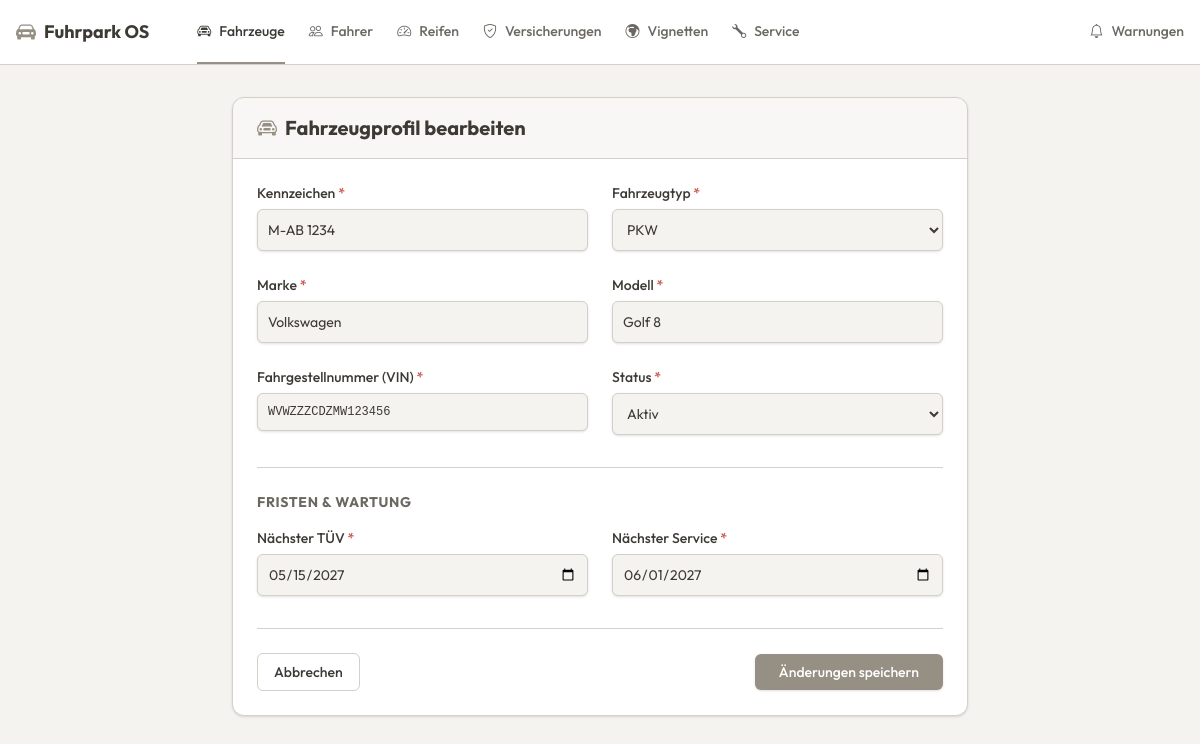
Screenshot of /views/vehicles/vehicle_form.php?id=2 with the database file from the repository.
### tables this page shows
CREATE TABLE fahrzeuge (
        id INTEGER PRIMARY KEY AUTOINCREMENT,
        kennzeichen TEXT NOT NULL,
        fahrzeug_typ TEXT NOT NULL,
        marke TEXT NOT NULL,
        modell TEXT NOT NULL,
        vin TEXT NOT NULL,
        status TEXT DEFAULT 'Aktiv',
        fahrer_id INTEGER DEFAULT NULL,
        naechster_tuev TEXT NOT NULL,
        naechster_service TEXT NOT NULL
    );

### views/vehicles/vehicle_form.php (the view, shortened to what this page needs)
<?php
require '../../config/db.php';
$id = null;
$kennzeichen = '';
$fahrzeug_typ = '';
$marke = '';
$modell = '';
$vin = '';
$status = 'Aktiv';
$naechster_tuev = '';
$naechster_service = '';
$pageTitle = "Neues Fahrzeug anlegen";
if (isset($_GET['id'])) {
    $id = $_GET['id'];
    $pageTitle = "Fahrzeugprofil bearbeiten";
    $stmt = $pdo->prepare("SELECT * FROM fahrzeuge WHERE id = ?");
    $stmt->execute([$id]);
    $vehicle = $stmt->fetch(PDO::FETCH_ASSOC);
    if ($vehicle) {
        $kennzeichen = $vehicle['kennzeichen'];
        $fahrzeug_typ = $vehicle['fahrzeug_typ'];
        $marke = $vehicle['marke'];
        $modell = $vehicle['modell'];
        $vin = $vehicle['vin'];
        $status = $vehicle['status'];
        $naechster_tuev = $vehicle['naechster_tuev'];
        $naechster_service = $vehicle['naechster_service'];
    } else {
        die("Fahrzeug nicht gefunden.");
    }
}
$inputClass = "w-full bg-background border border-border text-foreground text-sm rounded-md focus:ring-2 focus:ring-primary focus:border-primary block p-2.5 shadow-sm transition-shadow outline-none";
$labelClass = "block text-sm font-medium text-foreground mb-1.5";
?>
<!DOCTYPE html>
<html lang="de">
<head>
    <link href="https://cdn.jsdelivr.net/npm/bootstrap-icons@1.10.5/font/bootstrap-icons.css" rel="stylesheet">
    <script src="https://unpkg.com/@tailwindcss/browser@4"></script>
</head>
<body>
<?php include '../../components/navbar.php'; ?>
<main class="max-w-3xl mx-auto px-4 py-8">
    <div class="bg-card border border-border rounded-xl shadow-sm overflow-hidden">
        <div class="bg-muted/30 border-b border-border px-6 py-4">
            <h1 class="text-xl font-bold flex items-center gap-2">
                <i class="bi bi-car-front text-primary"></i>
                <?= $pageTitle ?>
            </h1>
        </div>
        <form method="POST" action="vehicle_form.php" class="p-6">
            <div class="grid grid-cols-1 md:grid-cols-2 gap-6 mb-6">
                <div>
                    <label class="<?= $labelClass ?>">Kennzeichen <span class="text-destructive">*</span></label>
                    <input type="text" name="kennzeichen" class="<?= $inputClass ?>" value="<?= htmlspecialchars($kennzeichen) ?>" required placeholder="z.B. M-AB 1234">
                </div>
                <div>
                    <label class="<?= $labelClass ?>">Fahrzeugtyp <span class="text-destructive">*</span></label>
                    <select name="fahrzeug_typ" class="<?= $inputClass ?> cursor-pointer" required>
                        <option value="PKW" <?= $fahrzeug_typ == 'PKW' ? 'selected' : '' ?>>PKW</option>
                    </select>
                </div>
                <div>
                    <label class="<?= $labelClass ?>">Marke <span class="text-destructive">*</span></label>
                    <input type="text" name="marke" class="<?= $inputClass ?>" value="<?= htmlspecialchars($marke) ?>" required>
                </div>
                <div>
                    <label class="<?= $labelClass ?>">Modell <span class="text-destructive">*</span></label>
                    <input type="text" name="modell" class="<?= $inputClass ?>" value="<?= htmlspecialchars($modell) ?>" required>
                </div>
                <div>
                    <label class="<?= $labelClass ?>">Fahrgestellnummer (VIN) <span class="text-destructive">*</span></label>
                    <input type="text" name="vin" class="<?= $inputClass ?> uppercase font-mono text-xs" value="<?= htmlspecialchars($vin) ?>" required>
                </div>
                <div>
                    <label class="<?= $labelClass ?>">Status <span class="text-destructive">*</span></label>
                    <select name="status" class="<?= $inputClass ?> cursor-pointer" required>
                        <option value="Aktiv" <?= $status == 'Aktiv' ? 'selected' : '' ?>>Aktiv</option>
                    </select>
                </div>
            </div>
            <h3 class="text-sm font-bold text-muted-foreground uppercase tracking-wider mb-4 mt-8 border-t border-border pt-6">Fristen & Wartung</h3>
            <div class="grid grid-cols-1 md:grid-cols-2 gap-6 mb-8">
                <div>
                    <label class="<?= $labelClass ?>">Nächster TÜV <span class="text-destructive">*</span></label>
                    <input type="date" name="naechster_tuev" class="<?= $inputClass ?>" value="<?= htmlspecialchars($naechster_tuev) ?>" required>
                </div>
                <div>
                    <label class="<?= $labelClass ?>">Nächster Service <span class="text-destructive">*</span></label>
                    <input type="date" name="naechster_service" class="<?= $inputClass ?>" value="<?= htmlspecialchars($naechster_service) ?>" required>
                </div>
            </div>
            <div class="flex items-center justify-between pt-6 border-t border-border">
                <a href="../../index.php" class="px-4 py-2 text-sm font-medium border border-border rounded-md text-foreground hover:bg-muted transition-colors">
                    Abbrechen
                </a>
                <button type="submit" class="px-6 py-2 text-sm font-medium bg-primary text-primary-foreground rounded-md shadow-sm hover:opacity-90 transition-opacity">
                    <?= $id ? 'Änderungen speichern' : 'Fahrzeug anlegen' ?>
                </button>
            </div>
        </form>
    </div>
</main>
</body>
</html>

### rows the page displays
fahrzeuge: kennzeichen "M-AB 1234", fahrzeug_typ "PKW", marke "Volkswagen", modell "Golf 8", vin "WVWZZZCDZMW123456", status "Aktiv", naechster_tuev "05/15/2027", naechster_service "06/01/2027"

### other values shown
$item[0] "Fahrzeuge"
$item[0] "Fahrer"
$item[0] "Reifen"
$item[0] "Versicherungen"
$item[0] "Vignetten"
$item[0] "Service"
$pageTitle "Fahrzeugprofil bearbeiten"
